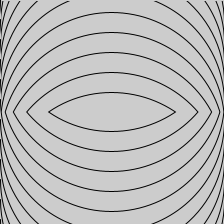
Frame 1 (no input)
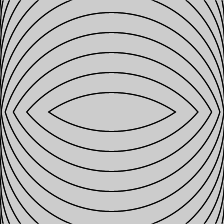
Frame 2 (the mouse pressed at the canvas centre, redrawn once)

The Processing sketch that drew these frames (run headless with seeded random() and noise(); the mouse was pressed at the canvas centre and the sketch redrawn once):

// Processing sketch: Rd_Lines
// ── Rd_Lines.pde
PGraphics mask_vert;

void setup() {

  size(224, 224);
  noLoop();
  ellipseMode(RADIUS);
}


void draw() {


  //for (int incrt = 1000; incrt >= 0; incrt-=100) {
  for (int y = 0; y<= height; y+=20) {
    int incrt=0;

    float r = dist(0, height/2, width/2, height/2-incrt);
    noFill();
    stroke(0);
    arc(width/2, height+incrt-y, r, r, PI, TWO_PI);
    //arc(width/2, height/2+incrt-y, r, r, PI, TWO_PI);
  }

  PImage temp = get();

  mask_vert = createGraphics(width, height);
  mask_vert.beginDraw();
  mask_vert.rect(0, 0, width, height/2);
  mask_vert.endDraw(); 
  imageFlipped_vert(temp,0,0);
  temp.mask(mask_vert);
  image(temp,0,0);
  
  //String filename = String.format("Output/tri-r%02d-cv.png", incrt/100);
  //temp.save(filename);
  //}
}


void imageFlipped_vert( PImage img, float x, float y ){
  pushMatrix(); 
  translate(0, img.height);
  scale( 1, -1 );
  image(img, x, y); 
  popMatrix(); 
} 
